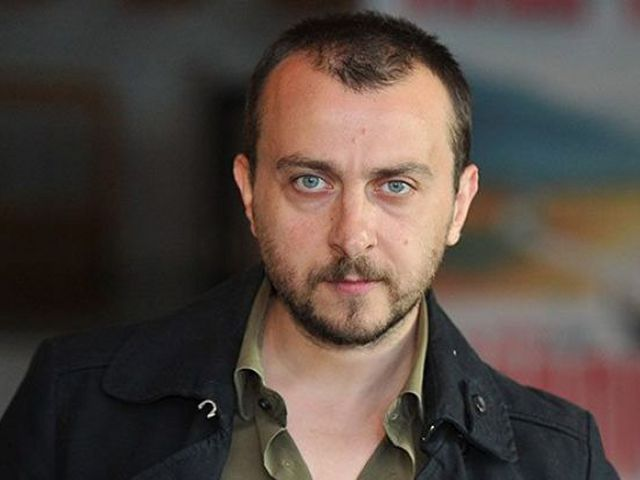
#> input picture img/aliAtay.jpg, 640 x 480 px
$ python 7.1_sum_pixels.py
#> lines starting #> are read from the running program, lines starting #| are printed output that depends on the picture
import cv2 as cv

locate = "img/aliAtay.jpg"
locate2 = "img/ismailAbi.jpg"


image = cv.imread(locate)
#> image is the input picture: shape (480, 640, 3); mean B, G, R 65.6, 72.3, 84.1
image2 = cv.imread(locate2)
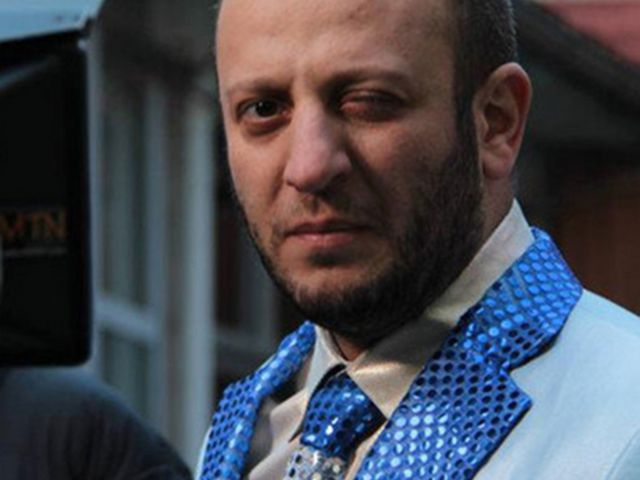
#> input picture img/ismailAbi.jpg, 640 x 480 px
#> image2 is the input picture: shape (480, 640, 3); mean B, G, R 79.6, 70.9, 69.1

#Ayni boyuttaki resimleri toplama
sum = cv.add(image,image2)
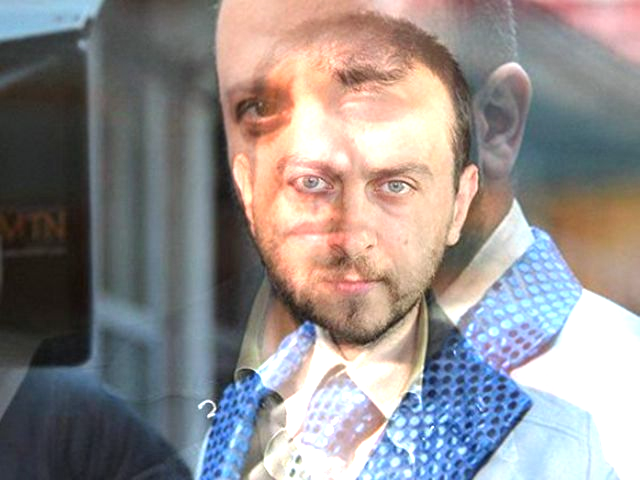
#> sum: shape (480, 640, 3); mean B, G, R 139.9, 140.4, 145.6

#resimleri agirlikli olarak toplama, belirli bir oranda
weightedSum = cv.addWeighted(image,0.7,image2,0.3,0)
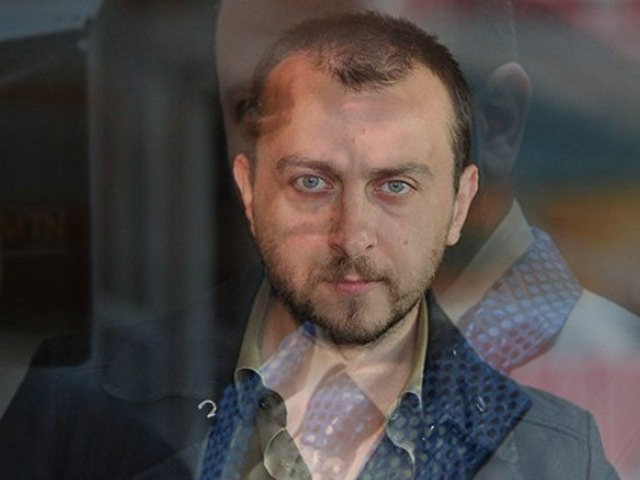
#> weightedSum: shape (480, 640, 3); mean B, G, R 69.8, 71.9, 79.6

cv.imshow("Toplanmis resim",sum)
cv.imshow("Agirlikli Toplanmis resim",weightedSum)


cv.waitKey(0)
cv.destroyAllWindows()
